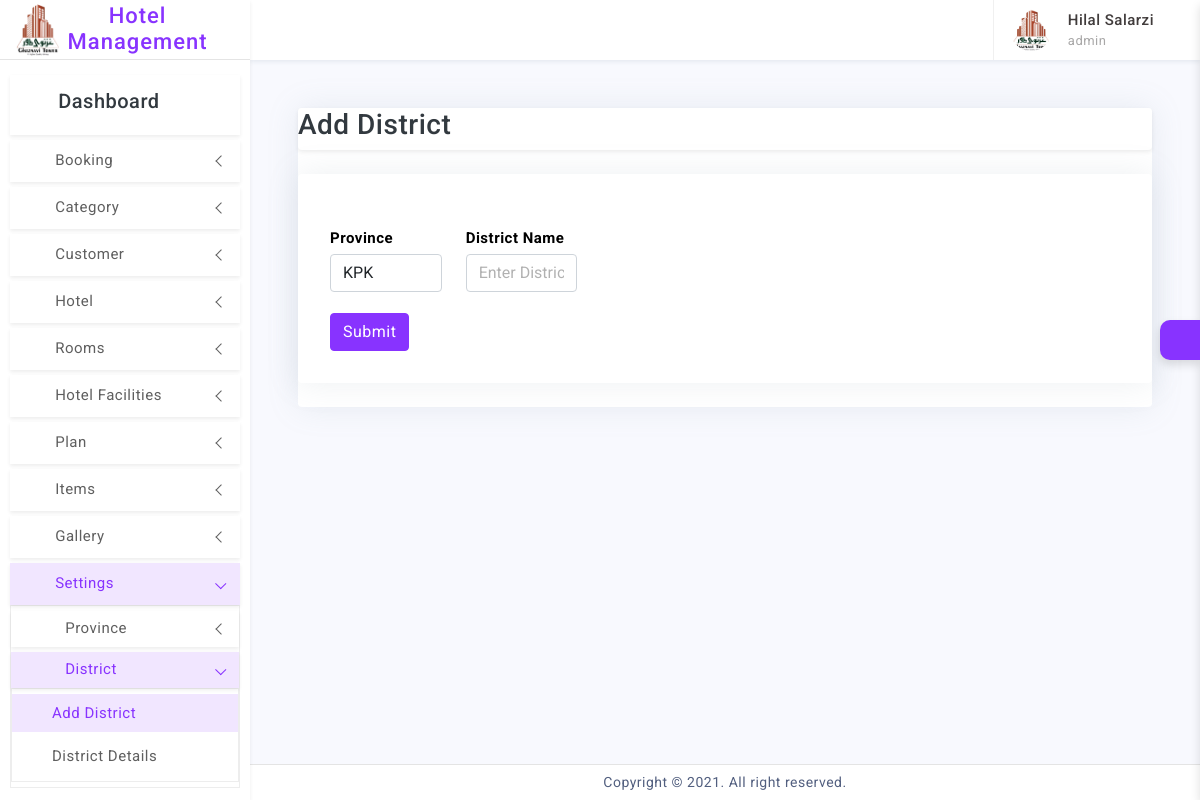
The page /pages/administrator/add_district.php (signed in) on the database its author committed.
### tables this page shows
CREATE TABLE `system_users` (
  `id` int(11) NOT NULL,
  `role_id` int(11) NOT NULL,
  `status` int(11) NOT NULL DEFAULT 0,
  `name` varchar(100) NOT NULL,
  `username` varchar(50) NOT NULL,
  `email` varchar(50) NOT NULL,
  `password` varchar(100) NOT NULL,
  `contact` varchar(50) NOT NULL,
  `image` varchar(255) NOT NULL,
  `address` varchar(255) NOT NULL,
  `signupdate` date NOT NULL
);

### pages/administrator/add_district.php (the view, shortened to what this page needs)
<?php include("include/header.php"); ?>
<div class="page-content">
    <div class="page-content container-fluid">
        <div class="card">
        <div class=" shadow-sm card ">
        <div class=" col-md-12">
            <h3>Add District</h3>
        </div>
    </div>
        <div class="row">
            <div class="col-md-12">
                <div class="card my-only-div-shadow">
                    <div class="card-body">
                        <br>
                        <form method="post" action="">
                            <div class="modal-body">
                                <div class="row">
                                    <div class="col-md-6">
                                        <form action="save_district.php" method="post">
                                        <div class="row">
                                            <div class="col-md-4">
                                                <label for="exampleInputPassword1">Province</label>
                                                <select name="province" class="form-control">
                                                    <?php
                                                    $sql = "SELECT * FROM province";
                                                    $run = mysqli_query($connection, $sql) or die('Connection failed');
                                                    if (mysqli_num_rows($run) > 0) {
                                                        while ($data = mysqli_fetch_assoc($run)) {
                                                            echo "<option value='{$data['id']}'>{$data['name']}</option>";
                                                        }
                                                    }
                                                    ?>
                                                </select>
                                            </div>
                                            <div class="col-md-4">
                                                <label for="exampleInputPassword1">District Name</label>
                                                <input type="text" name="district" class="form-control" placeholder="Enter District name" required>
                                            </div>
                                            </div>
                                            <br>
                                            <input type="submit" name="save" class="btn btn-primary" value="Submit" required />
                                        </form>
                                    </div>
                                </div>
                            </div>
                    </div>
                </div>
            </div>
        </div>
    </div>
</div>
</div>
<?php include("include/footer.php") ?>

### pages/administrator/include/head.php (shortened to what this page needs)
  <?php
$fetchData1= "SELECT * FROM system_users WHERE id='$user_id'";
$runData1 = mysqli_query($connection,$fetchData1);
$rowData1 = mysqli_fetch_array($runData1);
  $name       = $rowData1['name'];
  $username   = $rowData1['username'];
  $image      = $rowData1['image'];
  $pathImg    = "../../images/admin_profile" . $image;
 ?>
<header class="printBlock">
  <div class="topbar d-flex align-items-center">
    <nav class="navbar navbar-expand">
      <div class="user-box dropdown">
        <a class="d-flex align-items-center nav-link dropdown-toggle dropdown-toggle-nocaret" href="#" role="button" data-bs-toggle="dropdown" aria-expanded="false">
          <img src="<?php echo $pathImg ?>" class="user-img" alt="user avatar">
          <div class="user-info ps-3">
            <p class="user-name mb-0"><?php echo $name ?></p>
            <p class="designattion mb-0"><?php echo $username ?></p>
          </div>
        </a>
      </div>
    </nav>
  </div>
</header>

### assets/css/app.css (style rules this page uses)
body { font-size: 14px; letter-spacing: 0.5px; overflow-x: hidden; font-family: 'Roboto', sans-serif; }
a { text-decoration: none; }
.topbar { position: fixed; top: 0; left: 250px; right: 0; height: 60px; background: #ffffff; border-bottom: 1px solid rgb(228 228 228 / 0%); background-clip: border-box; z-index: 10; box-shadow: 0 0.125rem 0.25rem rgb(136 152 170 / 15%); }
.topbar .navbar { width: 100%; height: 60px; padding-left: 30px; padding-right: 30px; }
.page-content { padding: 1.5rem; }
input::placeholder { color: #000 !important; opacity: .3 !important }
.dropdown-toggle-nocaret:after { display: none }
.user-img { width: 42px; height: 42px; border-radius: 50%; border: 0px solid #e5e5e5; padding: 0px; }
.user-info .user-name { font-size: 15px; font-weight: 500; color: #413c3c; }
.user-info .designattion { font-size: 13px; color: #a9a8a8; }
.user-box { display: flex; align-items: center; height: 60px; border-left: 1px solid #f0f0f0; margin-left: 1rem; }
label { font-weight: bold !important; font-size: 15px !important; color: black !important; margin-bottom: 5px !important; }

### rows shown on the page
system_users: image (picture), name "Hilal Salarzi", username "admin"

### other values the page prints
form field province "KPK"
